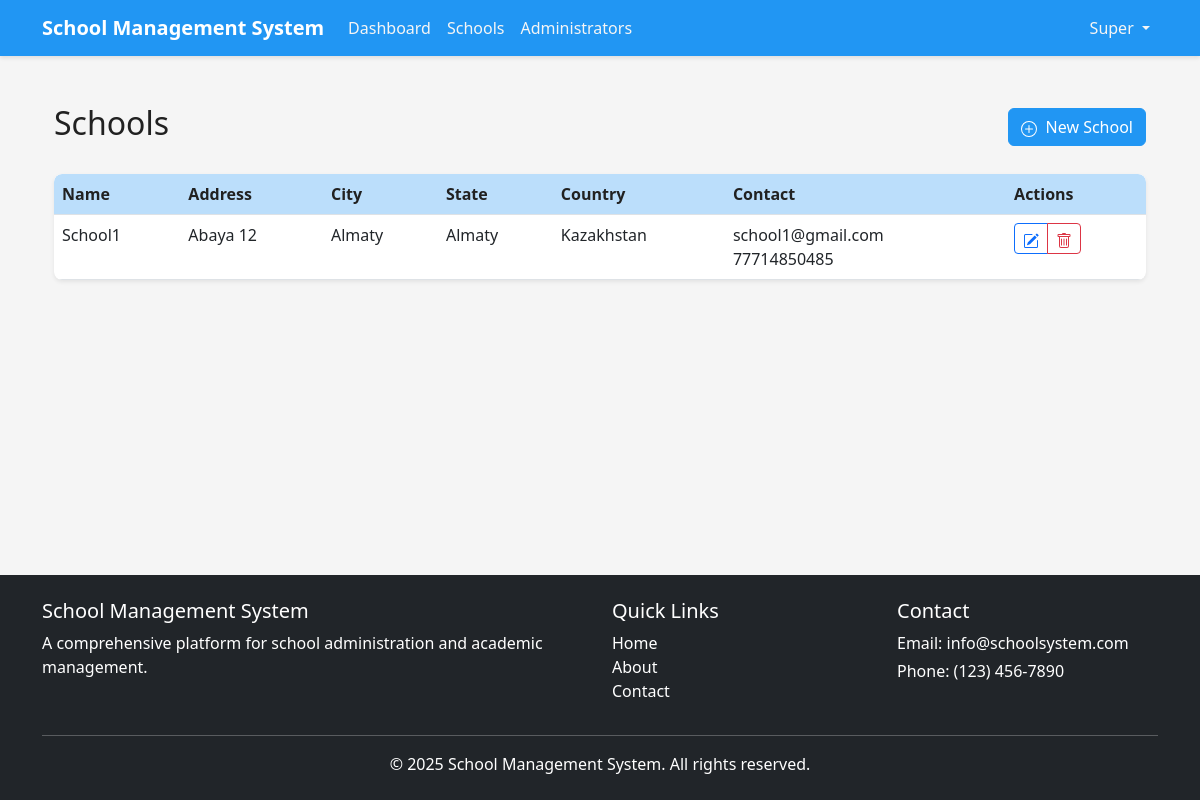
The app's page /super-admin/schools (signed in) with its own data.
### app/models/user.py (models this page shows, shortened)
class User(db.Model, UserMixin):
    id = db.Column(db.Integer, primary_key=True)
    school_id = db.Column(db.Integer, db.ForeignKey('school.id'), nullable=True)
    first_name = db.Column(db.String(50), nullable=False)
    last_name = db.Column(db.String(50), nullable=False)
    email = db.Column(db.String(120), unique=True, nullable=False)
    password_hash = db.Column(db.String(60), nullable=False)
    is_active = db.Column(db.Boolean, default=True)
    created_at = db.Column(db.DateTime, default=datetime.utcnow)
    updated_at = db.Column(db.DateTime, default=datetime.utcnow, onupdate=datetime.utcnow)
    roles = db.relationship('Role', secondary=user_roles, lazy='subquery',
                            backref=db.backref('users', lazy=True))
    school = db.relationship('School', backref='users')
    children = db.relationship(
        'User',
        secondary=parent_student,
        primaryjoin=(parent_student.c.parent_id == id),
        secondaryjoin=(parent_student.c.student_id == id),
        backref=db.backref('parents', lazy='dynamic'),
        lazy='dynamic'
    )
    teaching_subjects = db.relationship(
        'Subject',
        secondary=teacher_subject,
        lazy='subquery',
        backref=db.backref('teachers', lazy=True)
    )
    enrolled_subjects = db.relationship(
        'Subject',
        secondary=subject_enrollment,
        lazy='subquery',
        backref=db.backref('students', lazy=True)
    )
    grades = db.relationship('Grade', backref='student', lazy=True,
                            foreign_keys='Grade.student_id')
    attendances = db.relationship('Attendance', backref='student', lazy=True,
                                foreign_keys='Attendance.student_id')
    def has_role(self, role_name):
        return any(role.name == role_name for role in self.roles)
    def is_super_admin(self):
        return self.has_role('super_admin')

### app/models/school.py (models this page shows, shortened)
class School(db.Model):
    id = db.Column(db.Integer, primary_key=True)
    name = db.Column(db.String(100), nullable=False)
    address = db.Column(db.String(200))
    city = db.Column(db.String(50))
    state = db.Column(db.String(50))
    zip_code = db.Column(db.String(20))
    country = db.Column(db.String(50))
    phone = db.Column(db.String(20))
    email = db.Column(db.String(120))
    website = db.Column(db.String(120))
    description = db.Column(db.Text)
    logo = db.Column(db.String(255))
    created_at = db.Column(db.DateTime, default=datetime.utcnow)
    updated_at = db.Column(db.DateTime, default=datetime.utcnow, onupdate=datetime.utcnow)
    subjects = db.relationship('Subject', backref='school', lazy=True)
    schedules = db.relationship('Schedule', backref='school', lazy=True)

### app/views/super_admin.py (the view)
@super_admin.route('/schools')
@login_required
@super_admin_required
def schools_list():
    schools = School.query.order_by(School.name).all()
    return render_template('super_admin/schools/list.html', schools=schools)

### app/models/user.py (called while the page is built)
@login_manager.user_loader
def load_user(user_id):
    return User.query.get(int(user_id))

### app/utils/access_control.py (called while the page is built)
def role_required(*roles):
    def decorator(f):
        @wraps(f)
        def decorated_function(*args, **kwargs):
            if not current_user.is_authenticated:
                flash('Please log in to access this page.', 'warning')
                return redirect(url_for('auth.login'))
            has_role = False
            for role in roles:
                if current_user.has_role(role):
                    has_role = True
                    break
            if not has_role:
                abort(403)
            return f(*args, **kwargs)
        return decorated_function
    return decorator

### run.py (called while the page is built)
@app.context_processor
def inject_now():
    return {'now': datetime.utcnow()}

### app/templates/super_admin/schools/list.html (shortened to what this page needs)
{% extends "base.html" %}
{% block content %}
<div class="container py-4">
    <div class="d-flex justify-content-between align-items-center mb-4">
        <h1 class="h2">Schools</h1>
        <a href="{{ url_for('super_admin.create_school') }}" class="btn btn-primary">
            New School
        </a>
    </div>
    <div class="card shadow-sm">
        <div class="card-body p-0">
            <div class="table-container">
                <table class="table table-hover mb-0">
                    <thead>
                        <tr>
                            <th>Name</th>
                            <th>Address</th>
                            <th>City</th>
                            <th>State</th>
                            <th>Country</th>
                            <th>Contact</th>
                            <th>Actions</th>
                        </tr>
                    </thead>
                    <tbody>
                        {% if schools %}
                            {% for school in schools %}
                                <tr>
                                    <td>{{ school.name }}</td>
                                    <td>{{ school.address }}</td>
                                    <td>{{ school.city }}</td>
                                    <td>{{ school.state }}</td>
                                    <td>{{ school.country }}</td>
                                    <td>
                                        <div>{{ school.email }}</div>
                                        <div>{{ school.phone }}</div>
                                    </td>
                                    <td>
                                        <div class="btn-group btn-group-sm">
                                            <a href="{{ url_for('super_admin.edit_school', school_id=school.id) }}" class="btn btn-outline-primary">
                                            </a>
                                            <button type="button" class="btn btn-outline-danger" data-bs-toggle="modal" data-bs-target="#deleteSchoolModal{{ school.id }}">
                                            </button>
                                        </div>
                                    </td>
                                </tr>
                            {% endfor %}
                        {% else %}
                            <tr>
                                <td colspan="7" class="text-center py-3">No schools found. <a href="{{ url_for('super_admin.create_school') }}">Create a new school</a>.</td>
                            </tr>
                        {% endif %}
                    </tbody>
                </table>
            </div>
        </div>
    </div>
</div>
{% endblock %}

### app/templates/base.html (shortened to what this page needs)
<!DOCTYPE html>
<html lang="en">
<head>
    <link rel="stylesheet" href="{{ url_for('static', filename='css/bootstrap.min.css') }}">
    <link rel="stylesheet" href="{{ url_for('static', filename='css/style.css') }}">
</head>
<body>
    <header>
        <nav class="navbar navbar-expand-lg navbar-dark bg-primary">
            <div class="container">
                <a class="navbar-brand" href="{{ url_for('main.index') }}">
                    <span class="fw-bold">School Management System</span>
                </a>
                <div class="collapse navbar-collapse" id="navbarNav">
                    <ul class="navbar-nav me-auto">
                        {% if current_user.is_authenticated %}
                            {% if current_user.is_super_admin() %}
                                <li class="nav-item">
                                    <a class="nav-link" href="{{ url_for('super_admin.dashboard') }}">Dashboard</a>
                                </li>
                                <li class="nav-item">
                                    <a class="nav-link" href="{{ url_for('super_admin.schools_list') }}">Schools</a>
                                </li>
                                <li class="nav-item">
                                    <a class="nav-link" href="{{ url_for('super_admin.admins_list') }}">Administrators</a>
                                </li>
                            {% endif %}
                        {% endif %}
                    </ul>
                    <ul class="navbar-nav">
                        {% if current_user.is_authenticated %}
                            <li class="nav-item dropdown">
                                <a class="nav-link dropdown-toggle" href="#" id="userDropdown" role="button" data-bs-toggle="dropdown">
                                    {{ current_user.first_name }}
                                </a>
                            </li>
                        {% else %}
                            <li class="nav-item">
                                <a class="nav-link" href="{{ url_for('auth.login') }}">Login</a>
                            </li>
                        {% endif %}
                    </ul>
                </div>
            </div>
        </nav>
    </header>
    <main class="container my-4">
        {% block content %}{% endblock %}
    </main>
    <footer class="bg-dark text-white py-4 mt-5">
        <div class="container">
            <div class="row">
                <div class="col-md-6">
                    <h5>School Management System</h5>
                    <p>A comprehensive platform for school administration and academic management.</p>
                </div>
                <div class="col-md-3">
                    <h5>Quick Links</h5>
                    <ul class="list-unstyled">
                        <li><a href="{{ url_for('main.index') }}" class="text-decoration-none text-white">Home</a></li>
                        <li><a href="{{ url_for('main.about') }}" class="text-decoration-none text-white">About</a></li>
                        <li><a href="{{ url_for('main.contact') }}" class="text-decoration-none text-white">Contact</a></li>
                    </ul>
                </div>
                <div class="col-md-3">
                    <h5>Contact</h5>
                    <address class="mb-0">
                        <p class="mb-1">Email: info@schoolsystem.com</p>
                        <p class="mb-1">Phone: (123) 456-7890</p>
                    </address>
                </div>
            </div>
            <hr>
            <div class="text-center">
                <p class="mb-0">&copy; {{ now.year }} School Management System. All rights reserved.</p>
            </div>
        </div>
    </footer>
</body>
</html>

### app/static/css/style.css (style rules this page uses)
:root { --primary-color: #2196f3; --primary-dark: #1976d2; --primary-light: #bbdefb; --secondary-color: #4caf50; --secondary-dark: #388e3c; --secondary-light: #c8e6c9; --accent-color: #009688; --text-dark: #212121; --text-medium: #757575; --text-light: #f5f5f5; --background-light: #ffffff; --background-grey: #f5f5f5; --danger-color: #f44336; --warning-color: #ff9800; --success-color: #4caf50; --info-color: #2196f3; }
body { font-family: 'Segoe UI', Tahoma, Geneva, Verdana, sans-serif; color: var(--text-dark); background-color: var(--background-grey); min-height: 100vh; display: flex; flex-direction: column; }
main { flex: 1; }
.btn-primary { background-color: var(--primary-color); border-color: var(--primary-color); }
.bg-primary { background-color: var(--primary-color) !important; }
.card { border-radius: 8px; overflow: hidden; border: none; box-shadow: 0 2px 4px rgba(0, 0, 0, 0.1); transition: all 0.3s ease; }
.table-container { background-color: var(--background-light); border-radius: 8px; box-shadow: 0 2px 4px rgba(0, 0, 0, 0.1); overflow: hidden; }
.table th { background-color: var(--primary-light); color: var(--text-dark); font-weight: 600; }
.navbar { box-shadow: 0 2px 4px rgba(0, 0, 0, 0.1); }
.navbar-brand { font-weight: 700; }
.navbar-dark .navbar-nav .nav-link { color: var(--text-light); }
footer { padding: 2rem 0; margin-top: auto; }

### records on screen
User: first_name "Super"
School: name "School1", address "Abaya 12", city "Almaty", state "Almaty", country "Kazakhstan", email "school1@gmail.com", phone "77714850485"
